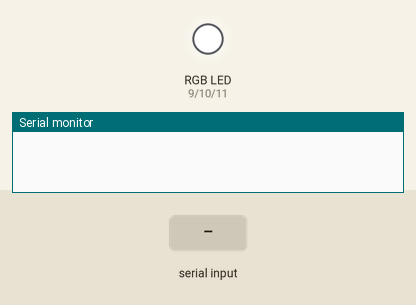
Simulated run of this sketch. Board: Arduino Uno, built with avr-gcc and run on an emulated ATmega328P. Parts: an RGB LED mixed from three pins (HIGH = lit), the last lines printed to the serial monitor. The inputs (shaded band) are chosen by the test bench.

Above: at 1.2 s.
1.3 s: "90,45,200\n" received over Serial
At 2.5 s:
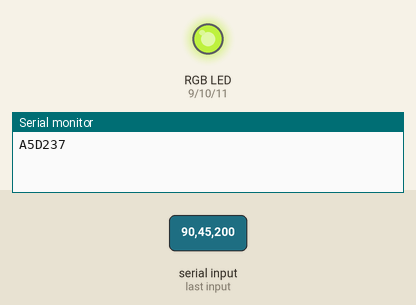
2.8 s: "30,150,10\n" received over Serial
At 3.8 s:
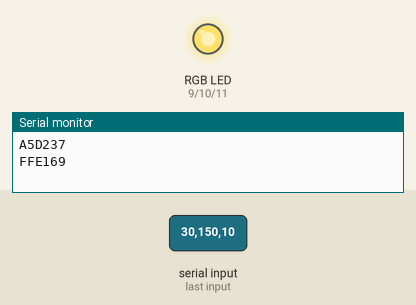
5.8 s: "90,45\n" received over Serial
At 8.0 s:
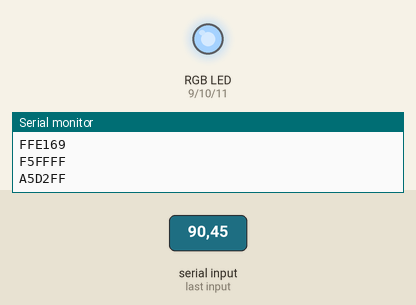
8.3 s: "30,150\n" received over Serial
At 9.9 s:
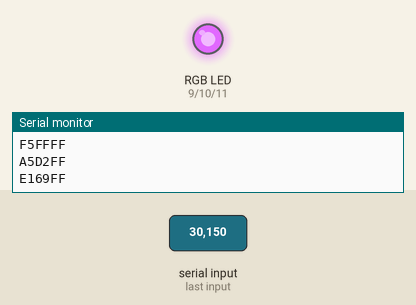
10.8 s: "200\n" received over Serial
At 13.6 s:
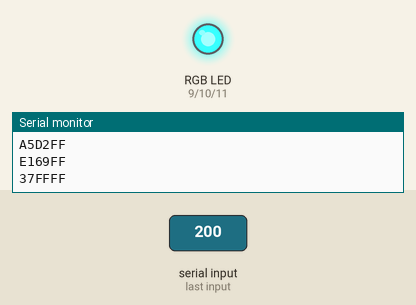
13.8 s: "1,90\n" received over Serial
At 15.2 s:
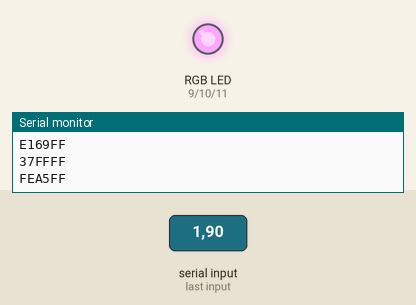
Timing chart, 0 to 16.8 s (numbered marks = the images above; inputs shaded):
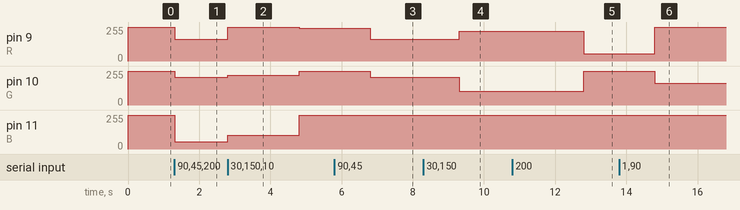

Measured:
- after the input at 1.3 s, pin 9 (R): 255/255 → 165/255 at once; pin 10 (G): 255/255 → 210/255 at once; pin 11 (B): 255/255 → 55/255 at once
- after the input at 2.8 s, pin 9 (R): 165/255 → 255/255 after 0.01 s instead of 1.5 s; pin 10 (G): 210/255 → 225/255 at once, → 255/255 2.0 s later; pin 11 (B): 55/255 → 105/255 at once, → 255/255 2.0 s later
- after the input at 5.8 s, pin 9 (R): 245/255 → 165/255 after 1.0 s; pin 10 (G): 255/255 → 210/255 after 1.0 s
- after the input at 8.3 s, pin 9 (R): 165/255 → 225/255 after 1.0 s; pin 10 (G): 210/255 → 105/255 after 1.0 s
- after the input at 10.8 s, pin 9 (R): 225/255 → 55/255 after 2.0 s; pin 10 (G): 105/255 → 255/255 after 2.0 s
- after the input at 13.8 s, pin 9 (R): 55/255 → 254/255 after 1.0 s; pin 10 (G): 255/255 → 165/255 after 1.0 s

The sketch:

Leddimer.ino
```cpp
int R = 9;
int G = 10;
int B = 11;

void setup() {
  // put your setup code here, to run once:
  Serial.begin(9600);
  pinMode (R, OUTPUT);
  pinMode (G, OUTPUT);
  pinMode (B, OUTPUT);

  digitalWrite(R, HIGH);
  digitalWrite(G, HIGH);
  digitalWrite(B, HIGH);
}

void loop() {
  // put your main code here, to run repeatedly:
  while (Serial.available() > 0) {

    int rojo = Serial.parseInt();
    int verde = Serial.parseInt();
    int azul = Serial.parseInt();

    rojo = 255 - constrain(rojo, 0, 255);
    verde = 255 - constrain(verde, 0, 255);
    azul = 255 - constrain(azul, 0, 255);

    analogWrite(R, rojo);
    analogWrite(G, verde);
    analogWrite(B, azul);

    Serial.print (rojo, HEX);
    Serial.print (verde, HEX);
    Serial.println (azul, HEX);

  }
}
```
